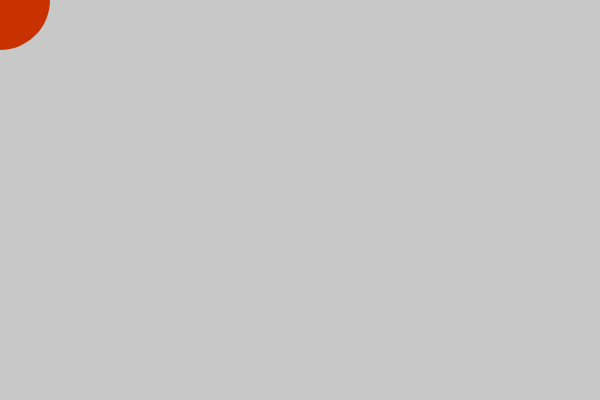
Frame 1 (no input)
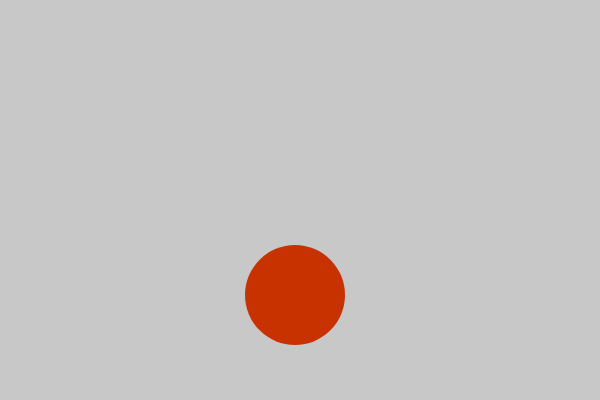
Frame 60 (no input)
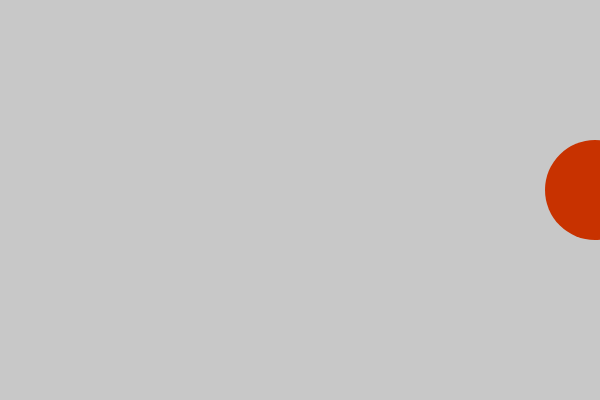
Frame 120 (the mouse pressed at the canvas centre since frame 60)

The p5.js sketch that drew these frames (run headless with seeded random() and noise() and a simulated clock; from frame 60 on, the mouse is pressed at the canvas centre):

// p5.js sketch
// ── sketch.js
let x = 0;
let y = 0;

function setup() {
    // Runs once
    createCanvas(600, 400); // width, height
}

function draw() {
    // Runs every frame (default ~60 fps)
    background(200);    // clear canvas each frame

    fill(200, 50, 0); // circle color
    noStroke();
    circle(x, y, 100); // x, y, diameter

    x += 5;                     // move to the right
    if (x > width) x = 0;       // wrap around

    y += 5;
    if (y > height) y = 0;
}
